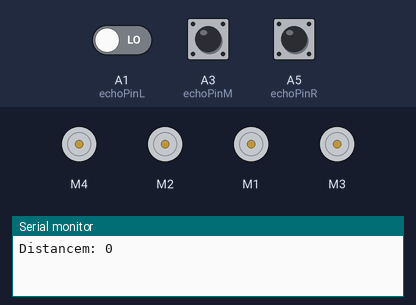
Bench run of a sketch on a simulated Arduino Uno, built with avr-gcc and run on an emulated ATmega328P. On the bench: 4 × DC motor (green arrow = forward, orange = backward, longer = faster), the last lines printed to the serial monitor. The inputs (shaded band) are chosen by the test bench; at power-on: A3 (echoPinM) LOW, A5 (echoPinR) LOW, A1 (echoPinL) LOW.

Above: at 1.2 s.
1.3 s: A3 (echoPinM) pulsed HIGH 2 times (0.12 s each, 0.3 s apart)
At 3.3 s:
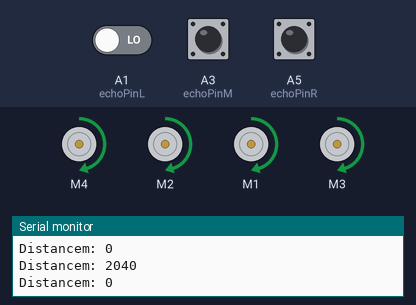
4.9 s: A5 (echoPinR) pulsed HIGH 2 times (0.12 s each, 0.3 s apart)
At 7.5 s:
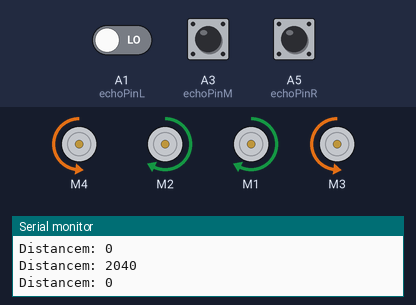
Timing chart, 0 to 10.8 s (numbered marks = the images above; inputs shaded):
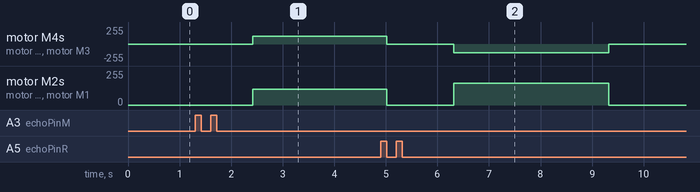

The sketch:

sketch_maze3ultrasonic.ino
```cpp
#include <AFMotor.h>

long detection(int trigPin,int echoPin);
long duration, distance;
int trigPinL = A0;
int echoPinL = A1;
int trigPinM = A2;
int echoPinM = A3;
int trigPinR = A4;
int echoPinR = A5;

AF_DCMotor motorL2 (1);
AF_DCMotor motorL (2);
AF_DCMotor motorR2(3);
AF_DCMotor motorR(4);
long dleft;
long dmiddle;
long dright;

void setup() {
 Serial.begin(9600);
pinMode(trigPinL, OUTPUT);
pinMode(echoPinL, INPUT);
pinMode(trigPinM, OUTPUT);
pinMode(echoPinM, INPUT);
pinMode(trigPinR, OUTPUT);
pinMode(echoPinR, INPUT);


}

void loop() {
dleft=detection(trigPinL,echoPinL);
Serial.print("Distancem: ");
Serial.println(dleft);
dmiddle=detection(trigPinM,echoPinM);
Serial.print("Distancem: ");
Serial.println(dmiddle);
dright=detection(trigPinR,echoPinR);
Serial.print("Distancem: ");
Serial.println(dright);


if(dmiddle>15){
moveForward();
}
else if(dmiddle<=15){ moveStop();
dright=detection(trigPinR,echoPinR);
dleft=detection(trigPinL,echoPinL);

if(dleft>dright&&dleft>10){ turnLeft();
}
else if(dright>dleft&&dright>10){
turnRight();
}


}
}

long detection(int trigPin,int echoPin){

digitalWrite(trigPin, LOW);
delayMicroseconds(2);
digitalWrite(trigPin, HIGH);
delayMicroseconds(10);
duration = pulseIn(echoPin, HIGH);
distance = duration*0.034/2;
return distance;
}
void turnRight() {
motorR.setSpeed(130);
motorL.setSpeed (165);
motorR.run(BACKWARD);
motorL.run(FORWARD);
motorL2.setSpeed(165);
motorR2.setSpeed (130);
motorL2.run(FORWARD);
motorR2.run(BACKWARD);

}
void turnLeft() {
motorR.setSpeed(130);
motorL.setSpeed (165);
motorR.run(FORWARD);
motorL.run(BACKWARD);
motorL2.setSpeed(165);
motorR2.setSpeed (130);
motorL2.run(BACKWARD);
motorR2.run(FORWARD);

}
void moveForward(){
motorR.setSpeed(120);
motorL.setSpeed (120);
motorR.run(FORWARD);
motorL.run(FORWARD);
motorL2.setSpeed(120);
motorR2.setSpeed (120);
motorL2.run(FORWARD);
motorR2.run(FORWARD);
}
void moveBackward(){
motorR.setSpeed(165);
motorL.setSpeed (165);
motorR.run(FORWARD);
motorL.run(FORWARD);
motorL2.setSpeed(165);
motorR2.setSpeed (165);
motorL2.run(FORWARD);
motorR2.run(FORWARD);
}
void moveStop(){
motorR.setSpeed(0);
motorL.setSpeed (0);
motorL2.setSpeed(0);
motorR2.setSpeed (0);
motorR.run(RELEASE);
motorL.run(RELEASE);
motorL2.run(RELEASE);
motorR2.run(RELEASE);
  }
```

Measured:
- after the input at 1.3 s, motor M4, motor M2, motor M1, motor M3: stopped → forward 120/255 after 1.1 s
- after the input at 4.9 s, motor M4, motor M2, motor M1, motor M3: forward 120/255 → stopped after 0.12 s instead of 0.52 s
